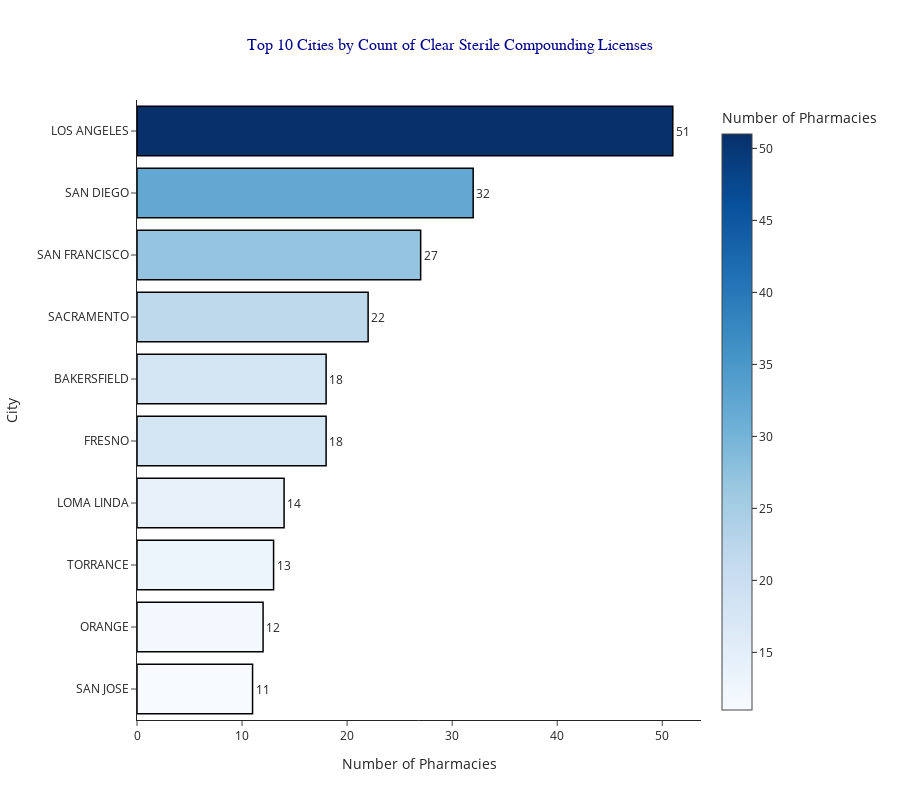

Notebook cell for this chart:
### Markdown cell above
# Geography (City, County, State, Zip, Lat, Long)

### Code cell
top_10_city_counts = city_counts.nlargest(10, 'Count')

fig_bar_city_count = px.bar(
    top_10_city_counts,
    x='Count',
    y='City',
    title='Top 10 Cities by Count of Clear Sterile Compounding Licenses',
    labels={'City': 'City', 'Count': 'Number of Pharmacies'},
    template='simple_white',
    color='Count',  # Adds a color gradient based on the count
    color_continuous_scale='Blues'  # Custom color scale
)

# Update layout for better readability and aesthetics
fig_bar_city_count.update_layout(
    yaxis={
        'categoryorder': 'total ascending',
        'title': 'City',
        'tickfont': {'size': 12},
    },
    xaxis={
        'title': 'Number of Pharmacies',
        'tickfont': {'size': 12},
    },
    title={
        'font': {'size': 16, 'family': 'Arial', 'color': 'darkblue'},
        'x': 0.5,  # Center the title
    },
    height=800,  # Increase height to show all cities
)

# Add bar labels for clarity
fig_bar_city_count.update_traces(
    text=city_counts['Count'],  # Add count as text on bars
    textposition='outside',  # Place the text above the bars
    marker_line_color='black',  # Outline the bars for better distinction
    marker_line_width=1.5,  # Width of the bar outline
)

# Show the chart
fig_bar_city_count.show()

### Figure 1 — Plotly figure (JSON) as saved in the notebook; plotly's stock layout.template omitted (floating-point values rounded to 4 significant figures; data arrays with more than 128 entries replaced by an {"elided": "..."} marker saying what was removed)
{"data": [{"alignmentgroup": "True", "hovertemplate": "Number of Pharmacies=%{marker.color}<br>City=%{y}<extra></extra>", "legendgroup": "", "marker": {"color": [51, 32, 27, 22, 18, 18, 14, 13, 12, 11], "coloraxis": "coloraxis", "pattern": {"shape": ""}, "line": {"color": "black", "width": 1.5}}, "name": "", "offsetgroup": "", "orientation": "h", "showlegend": false, "textposition": "outside", "x": [51, 32, 27, 22, 18, 18, 14, 13, 12, 11], "xaxis": "x", "y": ["LOS ANGELES", "SAN DIEGO", "SAN FRANCISCO", "SACRAMENTO", "FRESNO", "BAKERSFIELD", "LOMA LINDA", "TORRANCE", "ORANGE", "SAN JOSE"], "yaxis": "y", "type": "bar", "text": {"elided": "309 float values"}}], "layout": {"xaxis": {"anchor": "y", "domain": [0.0, 1.0], "title": {"text": "Number of Pharmacies"}, "tickfont": {"size": 12}}, "yaxis": {"anchor": "x", "domain": [0.0, 1.0], "title": {"text": "City"}, "tickfont": {"size": 12}, "categoryorder": "total ascending"}, "coloraxis": {"colorbar": {"title": {"text": "Number of Pharmacies"}}, "colorscale": [[0.0, "rgb(247,251,255)"], [0.125, "rgb(222,235,247)"], [0.25, "rgb(198,219,239)"], [0.375, "rgb(158,202,225)"], [0.5, "rgb(107,174,214)"], [0.625, "rgb(66,146,198)"], [0.75, "rgb(33,113,181)"], [0.875, "rgb(8,81,156)"], [1.0, "rgb(8,48,107)"]]}, "legend": {"tracegroupgap": 0}, "title": {"text": "Top 10 Cities by Count of Clear Sterile Compounding Licenses", "font": {"size": 16, "family": "Arial", "color": "darkblue"}, "x": 0.5}, "barmode": "relative", "height": 800}}
